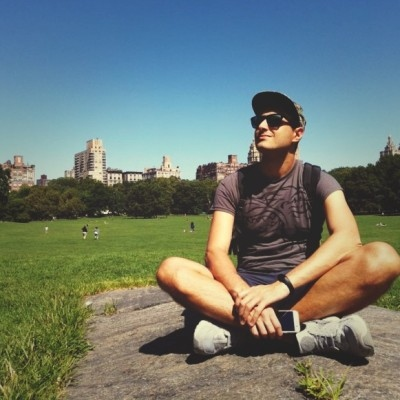
#> input picture assets/profile_photo.jpg, 400 x 400 px
$ python -i winners_losers_card.py   (imports and definitions only)
#> lines starting #> are read from the running program, lines starting #| are printed output that depends on the picture; after the words box and inside, x2 and y2 are one past the last pixel; in counts of white or black regions, pixels touching at a corner belong together
#!/usr/bin/env python3
"""
Winners & Losers Card Generator — Landscape 16:9 (1280x720)
=============================================================
Generates a 1280x720 landscape card inspired by modern news/sports banners:
  • 16:9 aspect ratio — optimal for desktop & mobile feeds without cropping
  • Two stacked horizontal rounded cards with neon glow borders
  • Left badge: Circular stock logo
  • Centre: Company Name, Ticker, Sector tag
  • Right: Huge percentage change (+4.82% / -2.31%) with glow effect
"""

import io
import os
import time
import hashlib
from datetime import datetime

try:
    from PIL import Image, ImageDraw, ImageFont, ImageOps
    PIL_AVAILABLE = True
except ImportError:
    PIL_AVAILABLE = False

try:
    import requests as _requests
    REQUESTS_AVAILABLE = True
except ImportError:
    REQUESTS_AVAILABLE = False

CARD_W = 1280
CARD_H = 720   # 16:9 Landscape — fits perfectly in all feeds without cropping

PROFILE_PHOTO_PATH = os.path.join(
    os.path.dirname(os.path.dirname(os.path.abspath(__file__))),
    "assets", "profile_photo.jpg"
)
LOGO_DIR = os.path.join(
    os.path.dirname(os.path.dirname(os.path.abspath(__file__))),
    "assets", "logos"
)
LOGO_CACHE_DIR = os.path.join(
    os.path.dirname(os.path.dirname(os.path.abspath(__file__))),
    "assets", "logo_cache"
)
URL_TEXT    = "etoro.com/people/andrearavalli"
AUTHOR_TEXT = "Andrea Ravalli"

SECTOR_TAGS = {
    "NVDA":      "Chip AI · semiconduttori",
    "MSFT":      "Software · cloud · AI",
    "AMZN":      "E-commerce · cloud AWS",
    "GOOG":      "Search · cloud · AI",
    "LLY":       "Farmaceutica · GLP-1",
    "PLTR":      "AI governativa · difesa",
    "AVGO":      "Semiconduttori · networking",
    "TSM":       "Fonderie chip · Taiwan",
    "ABBV":      "Farmaceutica · biotech",
    "ABT.US":    "Dispositivi medici",
    "HUM":       "Assicurazione sanitaria",
    "CCJ":       "Uranio · energia nucleare",
    "NET":       "Sicurezza cloud · CDN",
    "PYPL":      "Pagamenti digitali",
    "AZN.L":     "Farmaceutica · oncologia",
    "NOVO-B.CO": "Farmaceutica · diabete",
    "ENEL.MI":   "Utility · energia rinnovabile",
    "ENI.MI":    "Energia · petrolio e gas",
    "PRY.MI":    "Cavi · energia verde",
    "VOW3.DE":   "Auto · EV",
    "GLEN.L":    "Materie prime · metalli",
    "TRIG.L":    "Energia rinnovabile UK",
    "SX7PEX.DE": "Banche europee ETF",
    "IEUR":      "ETF azionario Europa",
    "WDEF.L":    "ETF Difesa europea",
    "IB01.L":    "Treasury USA 0-1yr",
    "IQQL.DE":   "Private Equity ETF",
    "IEMG":      "ETF mercati emergenti",
    "1211.HK":   "Auto elettriche · BYD",
    "1919.HK":   "Shipping · COSCO",
    "2318.HK":   "Assicurazioni · Cina",
    "TRX":       "Crypto · TRON",
    "ETOR":      "eToro Group",
    "PPFB.DE":   "Oro fisico ETC",
    "ULVR.L":    "Beni di consumo · Unilever",
    "VOF.L":     "Vietnam · mercati emergenti",
    "INDO.PA":   "Indonesia · ETF",
    "WMT":       "Retail · e-commerce",
    "MRVL":      "Chip custom · ottica AI",
    "SPCX.RTH":  "SpaceX · aerospazio",
}

SESSION_LABELS = {
    "European market open": "APERTURA MERCATI EU",
    "U.S. market open":     "APERTURA WALL STREET",
    "U.S. market close":    "CHIUSURA MERCATI",
    "Weekly recap (Sat)":   "RECAP SETTIMANALE",
    "Weekly recap (Sun)":   "CLASSIFICA SETTIMANALE",
    "Monthly recap":        "RESOCONTO MENSILE",
    "Daily recap":          "PORTFOLIO UPDATE",
}

SESSION_METRIC = {
    "European market open": "daily_change",
    "U.S. market open":     "daily_change",
    "U.S. market close":    "daily_change",
    "Weekly recap (Sat)":   "weekly_change",
    "Weekly recap (Sun)":   "weekly_change",
    "Monthly recap":        "monthly_change",
    "Daily recap":          "daily_change",
}

PERIOD_LABELS = {
    "daily_change":   "DEL GIORNO",
    "weekly_change":  "DELLA SETTIMANA",
    "monthly_change": "DEL MESE",
}

_TICKER_DOMAIN_MAP = {
    "NVDA":      "nvidia.com",
    "MSFT":      "microsoft.com",
    "AMZN":      "amazon.com",
    "GOOG":      "google.com",
    "LLY":       "lilly.com",
    "PLTR":      "palantir.com",
    "AVGO":      "broadcom.com",
    "TSM":       "tsmc.com",
    "ABBV":      "abbvie.com",
    "ABT.US":    "abbott.com",
    "ABT":       "abbott.com",
    "HUM":       "humana.com",
    "CCJ":       "cameco.com",
    "NET":       "cloudflare.com",
    "PYPL":      "paypal.com",
    "AZN.L":     "astrazeneca.com",
    "NOVO-B.CO": "novonordisk.com",
    "ENEL.MI":   "enel.com",
    "ENI.MI":    "eni.com",
    "PRY.MI":    "prysmiangroup.com",
    "VOW3.DE":   "volkswagenag.com",
    "GLEN.L":    "glencore.com",
    "1211.HK":   "byd.com",
    "1919.HK":   "lines.coscoshipping.com",
    "2318.HK":   "pingan.com",
    "WMT":       "walmart.com",
    "MRVL":      "marvell.com",
    "ULVR.L":    "unilever.com",
    "TRIG.L":    "trig-ltd.com",
    "SPCX.RTH":  "spacex.com",
    "VOF.L":     "vinacapital.com",
    "INDO.PA":   "amundi.com",
    "PPFB.DE":   "ishares.com",
    "SX7PEX.DE": "ishares.com",
    "IEUR":      "ishares.com",
    "IQQL.DE":   "ishares.com",
    "IB01.L":    "ishares.com",
    "WDEF.L":    "wisdomtree.com",
    "ETOR":      "etoro.com",
    "TRX":       "tron.network",
}


# ─── Font helpers ─────────────────────────────────────────────────────────────

# [125 lines left out: functions _font, _reg_font, _fetch_logo_url_for_ticker, _download_logo, _create_fallback_badge, _make_circular, not called in this run]


def _circular_avatar(path: str, size: int = 50):
#> called with path = '../assets/profile_photo.jpg', size = 50
    try:
        photo = Image.open(path).convert("RGBA")
        w, h = photo.size
#> w = 400; h = 400
        s = min(w, h)
#> s = 400
        photo = photo.crop(((w - s) // 2, (h - s) // 2, (w + s) // 2, (h + s) // 2))
        photo = photo.resize((size, size), Image.LANCZOS)
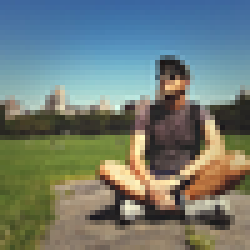
#> photo: PIL image 50x50 RGBA (shown 5 times larger); mean R, G, B, A 111.8, 123.9, 116.9, 255
        mask = Image.new("L", (size, size), 0)
#> mask: PIL image 50x50 L; every value is 0
        ImageDraw.Draw(mask).ellipse([0, 0, size - 1, size - 1], fill=255)
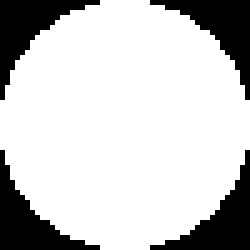
#> mask: PIL image 50x50 L (shown 5 times larger); 78.4% white; 4 black regions, box (x1, y1, x2, y2) and area: (0, 0, 20, 20) 135, (30, 0, 50, 20) 135, (0, 30, 20, 50) 135, (30, 30, 50, 50) 135
        out = Image.new("RGBA", (size, size), (0, 0, 0, 0))
#> out: PIL image 50x50 RGBA; every value is 0
        out.paste(photo, (0, 0), mask)
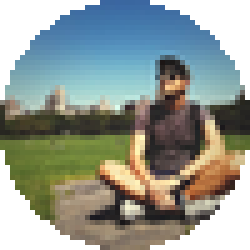
#> out: PIL image 50x50 RGBA (shown 5 times larger); mean R, G, B, A 90.8, 98.8, 91.2, 199.9; transparent parts drawn white
        frame = Image.new("RGBA", (size + 4, size + 4), (0, 0, 0, 0))
#> frame: PIL image 54x54 RGBA; every value is 0
        ImageDraw.Draw(frame).ellipse([0, 0, size + 3, size + 3], outline=(0, 210, 10, 220), width=2)
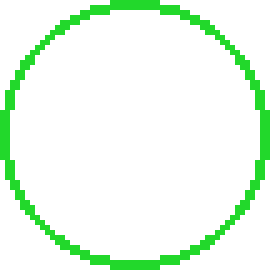
#> frame: PIL image 54x54 RGBA (shown 5 times larger); mean R, G, B, A 0, 21.6, 1, 22.6; transparent parts drawn white
        frame.paste(out, (2, 2), out)
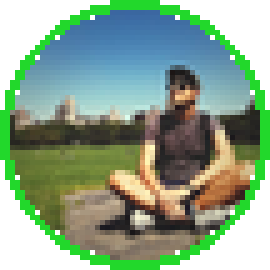
#> frame: PIL image 54x54 RGBA (shown 5 times larger); mean R, G, B, A 77.9, 106.3, 79.2, 194; transparent parts drawn white
        return frame
    except Exception:
        return None


# ─── Main 16:9 Card Generator ─────────────────────────────────────────────────

# [246 lines left out: functions generate_winners_losers_card, build_card_from_stock_data, not called in this run]

>>> result = _circular_avatar('../assets/profile_photo.jpg')
